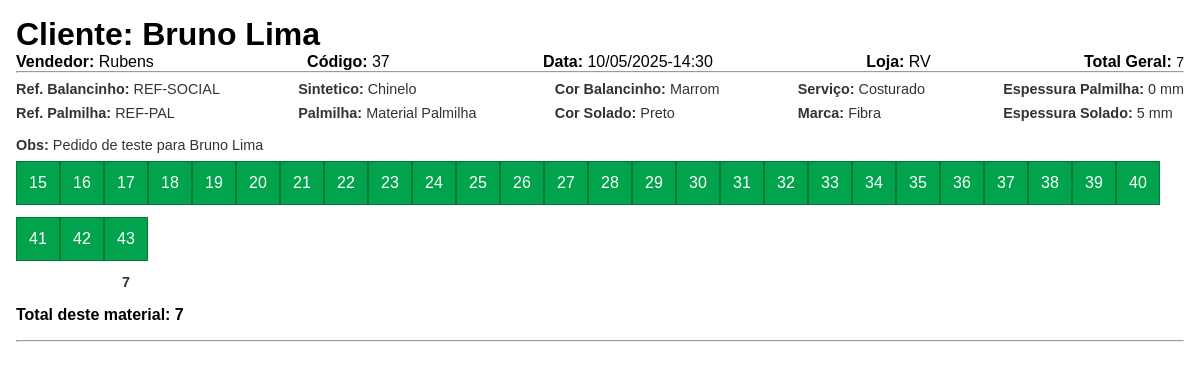
Screenshot of /imprimir/37/ (signed in) with the database file from the repository.
### pedidos/models.py (models this page shows, shortened)
class Pedido(models.Model):
    STATUS_CHOICES = [
        ('Pendente', 'Pendente'),
        ('Em Produção', 'Em Produção'),
        ('Pedido Finalizado', 'Pedido Finalizado'),
        ('Cliente em Espera', 'Cliente em Espera'),
        ('Cancelado', 'Cancelado'),
        ('Pedido Pronto', 'Pedido Pronto'),
        ('Reposição Pendente', 'Reposição Pendente')
    ]
    cliente = models.CharField(max_length=255)
    vendedor = models.ForeignKey(Vendedor, on_delete=models.CASCADE)
    data = models.DateTimeField(auto_now_add=True)
    status = models.CharField(max_length=20, choices=STATUS_CHOICES)
    cancelado = models.TextField(blank=True, null=True, verbose_name="Motivo do Cancelamento")
    gerente_cancelamento = models.ForeignKey(
        User,
        on_delete=models.SET_NULL,
        null=True,
        blank=True,
        related_name='pedidos_cancelados',
        verbose_name="Gerente que Autorizou o Cancelamento"
    )

class PedidoItem(models.Model):
    pedido = models.ForeignKey(Pedido, on_delete=models.CASCADE, related_name='itens')
    produto = models.ForeignKey(Produto, on_delete=models.CASCADE)
    quantidade = models.IntegerField()
    tamanho = models.IntegerField(null=True, blank=True)  # Pode ser utilizado para o grid de tamanhos
    ref_balancinho = models.CharField(max_length=50, null=True, blank=True)
    mat_balancinho = models.CharField(max_length=50, null=True, blank=True)
    ref_palmilha = models.CharField(max_length=50, null=True, blank=True)
    mat_palmilha = models.CharField(max_length=50, null=True, blank=True)
    espessura = models.CharField(max_length=20, null=True, blank=True, verbose_name="Espessura Solado (mm)")
    cor_palmilha = models.CharField(max_length=50, null=True, blank=True, verbose_name="Cor da Palmilha")
    tipo_servico = models.CharField(max_length=50, default='nenhum')
    cor = models.CharField(max_length=50, null=True, blank=True)
    MARCA_CHOICES = [
        ('Fibra', 'Fibra'),
        ('Seltex', 'Seltex')
    ]
    marca = models.CharField(max_length=50, choices=MARCA_CHOICES, default='Fibra')
    obs = models.TextField(max_length=90, null=True, blank=True)

### vendedor/models.py (models this page shows, shortened)
class Vendedor(models.Model):
    nome = models.CharField(max_length=100)
    loja = models.CharField(max_length=100)
    codigo = models.CharField(max_length=20, unique=True)

### produto/models.py (models this page shows, shortened)
class Produto(models.Model):
    nome = models.CharField(max_length=100)
    codigo = models.CharField(max_length=50, unique=True)
    subpalmilha = models.BooleanField(default=False, null=True, blank=True)

### pedidos/views.py (the view)
# urls.py: path('imprimir/<int:pedido_id>/', views.imprimir_pedido, name='imprimir_pedido'),
@login_required
def imprimir_pedido(request, pedido_id):
    pedido = get_object_or_404(Pedido, id=pedido_id)
    tamanhos = range(15, 44)
    return render(request, 'pedidos/imprimir.html', {
        'pedido': pedido,
        'tamanhos': tamanhos
    })

### templates/pedidos/imprimir.html (shortened to what this page needs)
{% load static %}
{% block extra_css %}
<link rel="stylesheet" href="{% static 'css/imprimir.css' %}">
{% endblock extra_css %}
{% block content %}
<div class="pedido-imprimir">
  <h1>Cliente: {{ pedido.cliente }}</h1>
  <div class="detalhes-pedido">
    <p><strong>Vendedor:</strong> {{ pedido.vendedor.nome }}</p>
    <p><strong>Código:</strong> {{ pedido.id }}</p>
    <p><strong>Data:</strong> {{ pedido.data|date:"d/m/Y-H:i" }}</p>
    <p><strong>Loja:</strong> {{ pedido.vendedor.loja }}</p>
    <p><strong>Total Geral:</strong> <span id="total-geral">0</span></p>
  </div>
  <hr>
  {% regroup pedido.itens.all by produto as itens_por_produto %}
  {% for grupo in itens_por_produto %}
    <div class="pedido-item">
      <div class="produto-cabecalho">
        <span class="item-nome">
          <div>
            <p><strong>Ref. Balancinho:</strong> {{ grupo.list.0.ref_balancinho|default:"" }}</p>
            <p><strong>Ref. Palmilha:</strong> {{ grupo.list.0.ref_palmilha|default:"" }}</p>
          </div>
          <div>
            <p><strong>Sintetico:</strong> {{ grupo.list.0.produto.nome|default:"" }}</p>
            <p><strong>Palmilha:</strong> {{ grupo.list.0.mat_palmilha|default:"" }}</p>
          </div>
          <div>
            <p><strong>Cor Balancinho:</strong> {{ grupo.list.0.cor|default:"" }}</p>
            <p><strong>Cor Solado:</strong> {{ grupo.list.0.cor_palmilha|default:"" }}</p>
          </div>
          <div>
            <p><strong>Serviço:</strong> {{ grupo.list.0.tipo_servico|default:"Nenhum" }}</p>
            <p><strong>Marca:</strong> {{ grupo.list.0.marca|default:"" }}</p>
          </div>
          <div>
            <p><strong>Espessura Palmilha:</strong> {{ grupo.list.0.tam_palmilha|default:"0" }} mm</p>
            <p><strong>Espessura Solado:</strong> {{ grupo.list.0.espessura|default:"0" }} mm</p>
          </div>
        </span>
        <span class="item-nome">
          {% if grupo.list.0.obs %}
            <p><strong>Obs:</strong> {{ grupo.list.0.obs }}</p>
          {% endif %}
        </span>
      </div>
      <div class="container containerQuadradinhos">
        {% for tamanho in tamanhos %}
          <div class="botao-container">
            <button class="botao">{{ tamanho }}</button>
            <div class="numero" contenteditable="false">
              {% for item in grupo.list %}
                {% if item.tamanho == tamanho %}
                  {{ item.quantidade }}
                {% endif %}
              {% endfor %}
            </div>
          </div>
        {% endfor %}
      </div>
    </div>
    <hr>
  {% endfor %}
</div>
{% endblock content %}

### static/css/imprimir.css (style rules this page uses)
* { margin: 0; padding: 0; box-sizing: border-box; font-family: var(--font-family); }
.detalhes-pedido { display: flex; flex-direction: row; justify-content: space-between; }
.item-nome { justify-content: space-between; display: flex; flex-wrap: wrap; gap: 1rem; width: 100%; box-sizing: border-box; }
.item-nome > div { display: flex; flex-direction: column; gap: 0.5rem; }
.item-nome p { margin: 0; font-size: 0.9rem; color: #333; }
.produto-cabecalho { width: 100%; display: flex; flex-wrap: wrap; gap: 1rem; box-sizing: border-box; margin-top: 0.5em; margin-bottom: 0.5rem; }
.pedido-item { width: 100%; box-sizing: border-box; margin-bottom: 1rem; }
.pedido-imprimir { width: 100%; box-sizing: border-box; padding: 1em; }
.containerQuadradinhos { display: flex; flex-wrap: wrap; margin-top: 0.5rem; }
.containerQuadradinhos button { width: 44px; height: 44px; background-color: var(--secondary-color); color: white; border-color: #017a39; font-size: 1rem; cursor: pointer; transition: background-color 0.3s ease, transform 0.2s ease; }
span { font-size: 14px; }
.container { display: flex; flex-wrap: wrap; justify-content: flex-start; margin-bottom: 1em; }
.botao-container { text-align: center; display: flex; flex-direction: column; align-items: center; gap: 0.5em; }
.botao , .adicionarPedido, .removerPedido, .adicionarInfantil { width: 49px; height: 49px; background-color: #4CAF50; color: white; border: none; cursor: pointer; font-size: 18px; }
.botao { border: 1px solid #0a7b17; }
.numero { font-size: 20px; color: #333; font-weight: bold; }
.containerQuadradinhos { display: flex; flex-wrap: wrap; }
.botao-container { text-align: center; display: flex; flex-direction: column; align-items: center; }
.botao { width: 40px; height: 40px; background-color: #f0f0f0; border: 1px solid #ccc; font-size: 0.9em; cursor: default; }
.numero { font-size: 0.9em; margin-top: 0.3em; }

### rows the page displays
Pedido: cliente "Bruno Lima", vendedor.nome "Rubens", id "37", data "10/05/2025-14:30", vendedor.loja "RV"
Produto: list.0.ref_balancinho "REF-SOCIAL", list.0.ref_palmilha "REF-PAL", list.0.produto.nome "Chinelo", list.0.mat_palmilha "Material Palmilha", list.0.cor "Marrom", list.0.cor_palmilha "Preto", list.0.tipo_servico "Costurado", list.0.marca "Fibra", list.0.tam_palmilha "0", list.0.espessura "5", list.0.obs "Pedido de teste para Bruno Lima", tamanhos "15" "16" "17" "18" "19" "20" "21" "22" "23" "24" "25" "26" "27" "28" "29" "30" "31" "32" "33" "34" "35" "36" "37" "38" "39" "40" "41" "42" "43"
PedidoItem: quantidade "7"
